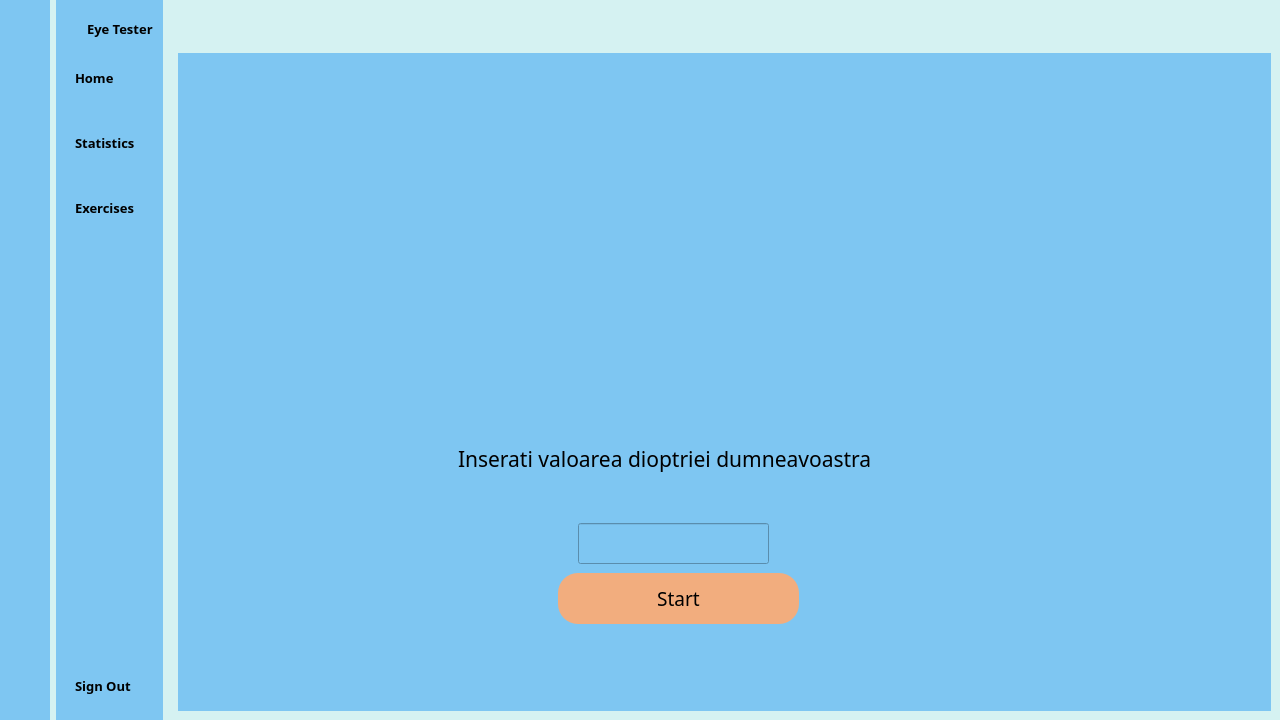
<?xml version="1.0" encoding="UTF-8"?>
<ui version="4.0">
 <class>MainWindow</class>
 <widget class="QMainWindow" name="MainWindow">
  <property name="enabled">
   <bool>true</bool>
  </property>
  <property name="geometry">
   <rect>
    <x>0</x>
    <y>0</y>
    <width>1280</width>
    <height>720</height>
   </rect>
  </property>
  <property name="windowTitle">
   <string>MainWindow</string>
  </property>
  <property name="styleSheet">
   <string notr="true">background-color: #D5F2F2</string>
  </property>
  <widget class="QWidget" name="centralwidget">
   <layout class="QGridLayout" name="gridLayout">
    <property name="leftMargin">
     <number>0</number>
    </property>
    <property name="topMargin">
     <number>0</number>
    </property>
    <property name="rightMargin">
     <number>0</number>
    </property>
    <property name="bottomMargin">
     <number>0</number>
    </property>
    <item row="0" column="1">
     <widget class="QWidget" name="text_widget" native="true">
      <property name="styleSheet">
       <string notr="true">QWidget{
	
	background-color: #7EC6F2
}

QPushButton{
	color: black;
	text-align:left;
	height:50px;
	border: none;
	padding-left: 10px;
	border-top-left-radius: 10px;
	border-bottom-left-radius: 10px;
}

QPushButton:checked{
	background-color: #ffffff;
	color: #7EC6F2;
	font-weight: bold;
}
QPushButton:hover{
	background-color: #ffffff;
	color: #7EC6F2;
	font-weight: bold;
}
</string>
      </property>
      <layout class="QVBoxLayout" name="verticalLayout_2">
       <property name="spacing">
        <number>15</number>
       </property>
       <property name="topMargin">
        <number>20</number>
       </property>
       <property name="rightMargin">
        <number>0</number>
       </property>
       <item>
        <layout class="QHBoxLayout" name="horizontalLayout_2">
         <property name="rightMargin">
          <number>10</number>
         </property>
         <item>
          <widget class="QLabel" name="label_2">
           <property name="maximumSize">
            <size>
             <width>40</width>
             <height>40</height>
            </size>
           </property>
           <property name="text">
            <string/>
           </property>
           <property name="pixmap">
            <pixmap resource="images.qrc">:/newPrefix/eye.png</pixmap>
           </property>
           <property name="scaledContents">
            <bool>true</bool>
           </property>
          </widget>
         </item>
         <item>
          <widget class="QLabel" name="label_3">
           <property name="font">
            <font>
             <family>Segoe UI Black</family>
             <pointsize>10</pointsize>
             <weight>75</weight>
             <bold>true</bold>
            </font>
           </property>
           <property name="text">
            <string>Eye Tester</string>
           </property>
           <property name="alignment">
            <set>Qt::AlignLeading|Qt::AlignLeft|Qt::AlignVCenter</set>
           </property>
          </widget>
         </item>
        </layout>
       </item>
       <item>
        <widget class="QPushButton" name="homeButton2">
         <property name="font">
          <font>
           <family>Segoe UI Black</family>
           <pointsize>10</pointsize>
           <weight>75</weight>
           <bold>true</bold>
          </font>
         </property>
         <property name="text">
          <string>Home</string>
         </property>
         <property name="icon">
          <iconset resource="images.qrc">
           <normaloff>:/newPrefix/home.png</normaloff>:/newPrefix/home.png</iconset>
         </property>
         <property name="iconSize">
          <size>
           <width>30</width>
           <height>30</height>
          </size>
         </property>
         <property name="checkable">
          <bool>true</bool>
         </property>
         <property name="autoExclusive">
          <bool>true</bool>
         </property>
        </widget>
       </item>
       <item>
        <widget class="QPushButton" name="statisticsButton2">
         <property name="font">
          <font>
           <family>Segoe UI Black</family>
           <pointsize>10</pointsize>
           <weight>75</weight>
           <bold>true</bold>
          </font>
         </property>
         <property name="text">
          <string>Statistics</string>
         </property>
         <property name="icon">
          <iconset resource="images.qrc">
           <normaloff>:/newPrefix/user (1).png</normaloff>:/newPrefix/user (1).png</iconset>
         </property>
         <property name="iconSize">
          <size>
           <width>30</width>
           <height>30</height>
          </size>
         </property>
         <property name="checkable">
          <bool>true</bool>
         </property>
         <property name="autoExclusive">
          <bool>true</bool>
         </property>
        </widget>
       </item>
       <item>
        <widget class="QPushButton" name="exercisesButton2">
         <property name="font">
          <font>
           <family>Segoe UI Black</family>
           <pointsize>10</pointsize>
           <weight>75</weight>
           <bold>true</bold>
          </font>
         </property>
         <property name="text">
          <string>Exercises</string>
         </property>
         <property name="icon">
          <iconset resource="images.qrc">
           <normaloff>:/newPrefix/settings.png</normaloff>:/newPrefix/settings.png</iconset>
         </property>
         <property name="iconSize">
          <size>
           <width>30</width>
           <height>30</height>
          </size>
         </property>
         <property name="checkable">
          <bool>true</bool>
         </property>
         <property name="autoExclusive">
          <bool>true</bool>
         </property>
        </widget>
       </item>
       <item>
        <spacer name="verticalSpacer_2">
         <property name="orientation">
          <enum>Qt::Vertical</enum>
         </property>
         <property name="sizeHint" stdset="0">
          <size>
           <width>20</width>
           <height>209</height>
          </size>
         </property>
        </spacer>
       </item>
       <item>
        <widget class="QPushButton" name="signoutButton2">
         <property name="font">
          <font>
           <family>Segoe UI Black</family>
           <pointsize>10</pointsize>
           <weight>75</weight>
           <bold>true</bold>
          </font>
         </property>
         <property name="text">
          <string>Sign Out</string>
         </property>
         <property name="icon">
          <iconset resource="images.qrc">
           <normaloff>:/newPrefix/logout.png</normaloff>:/newPrefix/logout.png</iconset>
         </property>
         <property name="iconSize">
          <size>
           <width>30</width>
           <height>30</height>
          </size>
         </property>
        </widget>
       </item>
      </layout>
     </widget>
    </item>
    <item row="0" column="2">
     <widget class="QWidget" name="main_menu_widget" native="true">
      <layout class="QVBoxLayout" name="verticalLayout_3">
       <item>
        <widget class="QWidget" name="header_widget" native="true">
         <layout class="QHBoxLayout" name="horizontalLayout_3">
          <item>
           <widget class="QPushButton" name="menuButton">
            <property name="styleSheet">
             <string notr="true">border: none;</string>
            </property>
            <property name="text">
             <string/>
            </property>
            <property name="icon">
             <iconset resource="images.qrc">
              <normaloff>:/newPrefix/list.png</normaloff>:/newPrefix/list.png</iconset>
            </property>
            <property name="iconSize">
             <size>
              <width>30</width>
              <height>30</height>
             </size>
            </property>
            <property name="checkable">
             <bool>true</bool>
            </property>
           </widget>
          </item>
          <item>
           <spacer name="horizontalSpacer">
            <property name="orientation">
             <enum>Qt::Horizontal</enum>
            </property>
            <property name="sizeHint" stdset="0">
             <size>
              <width>540</width>
              <height>20</height>
             </size>
            </property>
           </spacer>
          </item>
         </layout>
        </widget>
       </item>
       <item>
        <widget class="QStackedWidget" name="stackedWidget">
         <property name="styleSheet">
          <string notr="true">background-color: #7EC6F2;</string>
         </property>
         <property name="currentIndex">
          <number>1</number>
         </property>
         <widget class="QWidget" name="setup_window">
          <widget class="QLabel" name="Webcam">
           <property name="geometry">
            <rect>
             <x>350</x>
             <y>84</y>
             <width>640</width>
             <height>480</height>
            </rect>
           </property>
           <property name="styleSheet">
            <string notr="true">background-color: qlineargradient(spread:pad, x1:0.477, y1:0, x2:0.506, y2:1, stop:0 rgba(242, 173, 126, 255), stop:1 rgba(255, 255, 255, 255));</string>
           </property>
           <property name="text">
            <string/>
           </property>
          </widget>
          <widget class="QLabel" name="label_7">
           <property name="geometry">
            <rect>
             <x>120</x>
             <y>100</y>
             <width>71</width>
             <height>41</height>
            </rect>
           </property>
           <property name="font">
            <font>
             <family>Segoe UI Black</family>
             <pointsize>20</pointsize>
             <weight>75</weight>
             <bold>true</bold>
            </font>
           </property>
           <property name="text">
            <string>INFO</string>
           </property>
           <property name="wordWrap">
            <bool>true</bool>
           </property>
          </widget>
          <widget class="QLabel" name="distance_guidance_label">
           <property name="geometry">
            <rect>
             <x>510</x>
             <y>20</y>
             <width>271</width>
             <height>41</height>
            </rect>
           </property>
           <property name="font">
            <font>
             <family>Segoe UI Black</family>
             <pointsize>20</pointsize>
             <weight>75</weight>
             <bold>true</bold>
            </font>
           </property>
           <property name="text">
            <string>Distance:</string>
           </property>
           <property name="wordWrap">
            <bool>false</bool>
           </property>
          </widget>
          <widget class="QLabel" name="label_9">
           <property name="geometry">
            <rect>
             <x>40</x>
             <y>180</y>
             <width>281</width>
             <height>281</height>
            </rect>
           </property>
           <property name="font">
            <font>
             <family>Tahoma</family>
             <pointsize>16</pointsize>
             <weight>50</weight>
             <italic>false</italic>
             <bold>false</bold>
            </font>
           </property>
           <property name="text">
            <string>• Move away from the monitor with the given value above the camera

• Stand still in the green zone for 3 seconds to start the test

• Not standing still might cancel the test</string>
           </property>
           <property name="wordWrap">
            <bool>true</bool>
           </property>
          </widget>
         </widget>
         <widget class="QWidget" name="home_window">
          <widget class="QPushButton" name="start_test_button">
           <property name="geometry">
            <rect>
             <x>380</x>
             <y>520</y>
             <width>241</width>
             <height>51</height>
            </rect>
           </property>
           <property name="font">
            <font>
             <family>Segoe UI Black</family>
             <pointsize>14</pointsize>
             <weight>10</weight>
             <italic>false</italic>
             <bold>false</bold>
            </font>
           </property>
           <property name="styleSheet">
            <string notr="true">border-radius:20px;
background-color: #F2AD7E;
font: 87 14pt &quot;Segoe UI Black&quot;;
color:black;
</string>
           </property>
           <property name="text">
            <string>Start</string>
           </property>
          </widget>
          <widget class="QLineEdit" name="dioptre_input">
           <property name="geometry">
            <rect>
             <x>400</x>
             <y>470</y>
             <width>191</width>
             <height>41</height>
            </rect>
           </property>
          </widget>
          <widget class="QLabel" name="dioptre_error_field">
           <property name="geometry">
            <rect>
             <x>390</x>
             <y>430</y>
             <width>241</width>
             <height>31</height>
            </rect>
           </property>
           <property name="styleSheet">
            <string notr="true">color: red;
font: 75 14pt &quot;Arial&quot;;</string>
           </property>
           <property name="text">
            <string/>
           </property>
          </widget>
          <widget class="QLabel" name="label_4">
           <property name="geometry">
            <rect>
             <x>280</x>
             <y>390</y>
             <width>431</width>
             <height>31</height>
            </rect>
           </property>
           <property name="font">
            <font>
             <family>Segoe UI Black</family>
             <pointsize>16</pointsize>
             <weight>10</weight>
             <italic>false</italic>
             <bold>false</bold>
            </font>
           </property>
           <property name="styleSheet">
            <string notr="true">font: 87 16pt &quot;Segoe UI Black&quot;;</string>
           </property>
           <property name="text">
            <string>Inserati valoarea dioptriei dumneavoastra</string>
           </property>
          </widget>
         </widget>
         <widget class="QWidget" name="statistics_window"/>
         <widget class="QWidget" name="exercises_window">
          <widget class="QLabel" name="label_6">
           <property name="geometry">
            <rect>
             <x>420</x>
             <y>290</y>
             <width>181</width>
             <height>61</height>
            </rect>
           </property>
           <property name="font">
            <font>
             <pointsize>26</pointsize>
             <weight>75</weight>
             <bold>true</bold>
            </font>
           </property>
           <property name="text">
            <string>Exercises</string>
           </property>
          </widget>
         </widget>
         <widget class="QWidget" name="test_window">
          <widget class="QLabel" name="visibleLetter1">
           <property name="geometry">
            <rect>
             <x>540</x>
             <y>70</y>
             <width>221</width>
             <height>381</height>
            </rect>
           </property>
           <property name="styleSheet">
            <string notr="true">background-color: qlineargradient(spread:pad, x1:0.477, y1:0, x2:0.506, y2:1, stop:0 rgba(242, 173, 126, 255), stop:1 rgba(255, 255, 255, 255));
font: 87 16pt &quot;Segoe UI Black&quot;;</string>
           </property>
           <property name="text">
            <string/>
           </property>
          </widget>
          <widget class="QPushButton" name="testBotButton">
           <property name="geometry">
            <rect>
             <x>520</x>
             <y>500</y>
             <width>241</width>
             <height>51</height>
            </rect>
           </property>
           <property name="font">
            <font>
             <family>Segoe UI Black</family>
             <pointsize>14</pointsize>
             <weight>10</weight>
             <italic>false</italic>
             <bold>false</bold>
            </font>
           </property>
           <property name="styleSheet">
            <string notr="true">border-radius:20px;
background-color: rgba(193, 22, 99, 200);
font: 87 14pt &quot;Segoe UI Black&quot;;
background-color: qlineargradient(spread:pad, x1:0.506, y1:0.261, x2:0.500051, y2:1, stop:0 rgba(193, 22, 99, 200), stop:0.619318 rgba(193, 22, 99, 255));
color:white</string>
           </property>
           <property name="text">
            <string>Test</string>
           </property>
          </widget>
          <widget class="QLabel" name="current_distance_label">
           <property name="geometry">
            <rect>
             <x>80</x>
             <y>530</y>
             <width>261</width>
             <height>51</height>
            </rect>
           </property>
           <property name="font">
            <font>
             <family>Segoe UI Black</family>
             <pointsize>18</pointsize>
             <weight>75</weight>
             <bold>true</bold>
            </font>
           </property>
           <property name="text">
            <string>Current Distance</string>
           </property>
          </widget>
         </widget>
        </widget>
       </item>
      </layout>
     </widget>
    </item>
    <item row="0" column="0">
     <widget class="QWidget" name="icon_widget" native="true">
      <property name="styleSheet">
       <string notr="true">QWidget{
	
	background-color:#7EC6F2
}

QPushButton{
	color: black;
	height:50px;
	border: none;
	border-radius: 10px;
}

QPushButton:checked{
	background-color: #ffffff;
	color: #7EC6F2;
	font-weight: bold;
}
QPushButton:hover{
	background-color: #ffffff;
	color: #7EC6F2;
	font-weight: bold;
}</string>
      </property>
      <layout class="QVBoxLayout" name="verticalLayout">
       <property name="spacing">
        <number>15</number>
       </property>
       <property name="topMargin">
        <number>20</number>
       </property>
       <item>
        <layout class="QHBoxLayout" name="horizontalLayout">
         <item>
          <widget class="QLabel" name="label">
           <property name="maximumSize">
            <size>
             <width>40</width>
             <height>40</height>
            </size>
           </property>
           <property name="text">
            <string/>
           </property>
           <property name="pixmap">
            <pixmap resource="images.qrc">:/newPrefix/eye.png</pixmap>
           </property>
           <property name="scaledContents">
            <bool>true</bool>
           </property>
          </widget>
         </item>
        </layout>
       </item>
       <item>
        <widget class="QPushButton" name="homeButton1">
         <property name="text">
          <string/>
         </property>
         <property name="icon">
          <iconset resource="images.qrc">
           <normaloff>:/newPrefix/home.png</normaloff>:/newPrefix/home.png</iconset>
         </property>
         <property name="iconSize">
          <size>
           <width>30</width>
           <height>30</height>
          </size>
         </property>
         <property name="checkable">
          <bool>true</bool>
         </property>
         <property name="autoExclusive">
          <bool>true</bool>
         </property>
        </widget>
       </item>
       <item>
        <widget class="QPushButton" name="statisticsButton1">
         <property name="text">
          <string/>
         </property>
         <property name="icon">
          <iconset resource="images.qrc">
           <normaloff>:/newPrefix/user (1).png</normaloff>:/newPrefix/user (1).png</iconset>
         </property>
         <property name="iconSize">
          <size>
           <width>30</width>
           <height>30</height>
          </size>
         </property>
         <property name="checkable">
          <bool>true</bool>
         </property>
         <property name="autoExclusive">
          <bool>true</bool>
         </property>
        </widget>
       </item>
       <item>
        <widget class="QPushButton" name="exercisesButton1">
         <property name="text">
          <string/>
         </property>
         <property name="icon">
          <iconset resource="images.qrc">
           <normaloff>:/newPrefix/settings.png</normaloff>:/newPrefix/settings.png</iconset>
         </property>
         <property name="iconSize">
          <size>
           <width>30</width>
           <height>30</height>
          </size>
         </property>
         <property name="checkable">
          <bool>true</bool>
         </property>
         <property name="autoExclusive">
          <bool>true</bool>
         </property>
        </widget>
       </item>
       <item>
        <spacer name="verticalSpacer">
         <property name="orientation">
          <enum>Qt::Vertical</enum>
         </property>
         <property name="sizeHint" stdset="0">
          <size>
           <width>20</width>
           <height>209</height>
          </size>
         </property>
        </spacer>
       </item>
       <item>
        <widget class="QPushButton" name="signoutButton1">
         <property name="text">
          <string/>
         </property>
         <property name="icon">
          <iconset resource="images.qrc">
           <normaloff>:/newPrefix/logout.png</normaloff>:/newPrefix/logout.png</iconset>
         </property>
         <property name="iconSize">
          <size>
           <width>30</width>
           <height>30</height>
          </size>
         </property>
        </widget>
       </item>
      </layout>
     </widget>
    </item>
   </layout>
  </widget>
 </widget>
 <resources>
  <include location="images.qrc"/>
 </resources>
 <connections>
  <connection>
   <sender>menuButton</sender>
   <signal>toggled(bool)</signal>
   <receiver>text_widget</receiver>
   <slot>setVisible(bool)</slot>
   <hints>
    <hint type="sourcelabel">
     <x>238</x>
     <y>40</y>
    </hint>
    <hint type="destinationlabel">
     <x>195</x>
     <y>306</y>
    </hint>
   </hints>
  </connection>
  <connection>
   <sender>exercisesButton1</sender>
   <signal>toggled(bool)</signal>
   <receiver>exercisesButton2</receiver>
   <slot>setChecked(bool)</slot>
   <hints>
    <hint type="sourcelabel">
     <x>47</x>
     <y>238</y>
    </hint>
    <hint type="destinationlabel">
     <x>102</x>
     <y>240</y>
    </hint>
   </hints>
  </connection>
  <connection>
   <sender>menuButton</sender>
   <signal>toggled(bool)</signal>
   <receiver>icon_widget</receiver>
   <slot>setHidden(bool)</slot>
   <hints>
    <hint type="sourcelabel">
     <x>253</x>
     <y>47</y>
    </hint>
    <hint type="destinationlabel">
     <x>52</x>
     <y>322</y>
    </hint>
   </hints>
  </connection>
  <connection>
   <sender>homeButton2</sender>
   <signal>toggled(bool)</signal>
   <receiver>homeButton1</receiver>
   <slot>setChecked(bool)</slot>
   <hints>
    <hint type="sourcelabel">
     <x>117</x>
     <y>86</y>
    </hint>
    <hint type="destinationlabel">
     <x>45</x>
     <y>92</y>
    </hint>
   </hints>
  </connection>
  <connection>
   <sender>homeButton1</sender>
   <signal>toggled(bool)</signal>
   <receiver>homeButton2</receiver>
   <slot>setChecked(bool)</slot>
   <hints>
    <hint type="sourcelabel">
     <x>30</x>
     <y>96</y>
    </hint>
    <hint type="destinationlabel">
     <x>94</x>
     <y>106</y>
    </hint>
   </hints>
  </connection>
  <connection>
   <sender>statisticsButton1</sender>
   <signal>toggled(bool)</signal>
   <receiver>statisticsButton2</receiver>
   <slot>setChecked(bool)</slot>
   <hints>
    <hint type="sourcelabel">
     <x>36</x>
     <y>174</y>
    </hint>
    <hint type="destinationlabel">
     <x>102</x>
     <y>175</y>
    </hint>
   </hints>
  </connection>
  <connection>
   <sender>statisticsButton2</sender>
   <signal>toggled(bool)</signal>
   <receiver>statisticsButton1</receiver>
   <slot>setChecked(bool)</slot>
   <hints>
    <hint type="sourcelabel">
     <x>119</x>
     <y>150</y>
    </hint>
    <hint type="destinationlabel">
     <x>32</x>
     <y>150</y>
    </hint>
   </hints>
  </connection>
  <connection>
   <sender>exercisesButton2</sender>
   <signal>toggled(bool)</signal>
   <receiver>exercisesButton1</receiver>
   <slot>setChecked(bool)</slot>
   <hints>
    <hint type="sourcelabel">
     <x>102</x>
     <y>212</y>
    </hint>
    <hint type="destinationlabel">
     <x>37</x>
     <y>215</y>
    </hint>
   </hints>
  </connection>
 </connections>
</ui>
